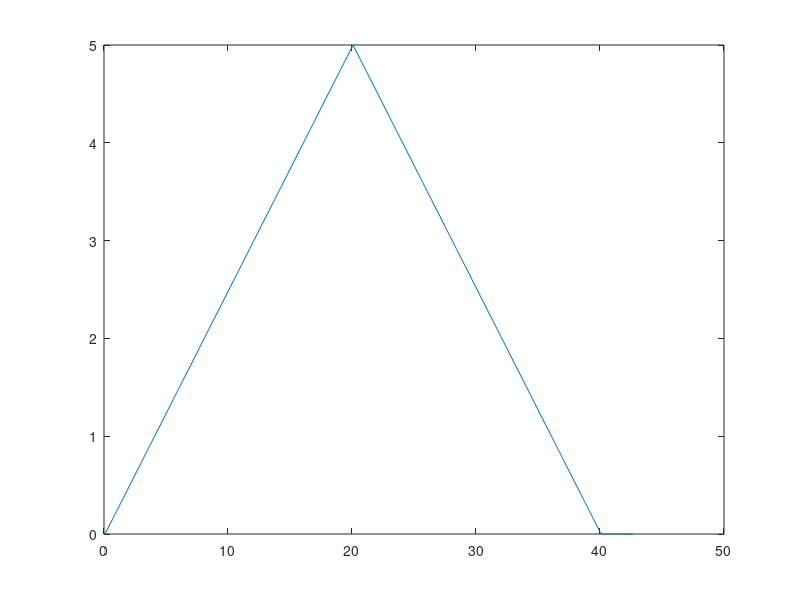
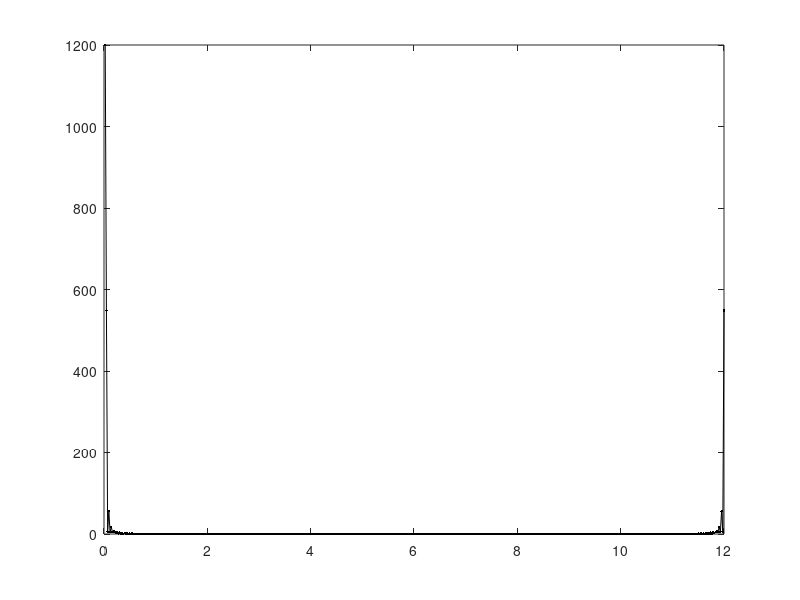

MATLAB code for these plots, in order: (Note: this script raises an error after producing the figures.)
clear all; close all;
%Teste de shift circular
A = [0:5 4:-1:0 0 0 0 0 0];
B = [0 0 0 0 0 0:5 4:-1:0];
Ak = fft(A);
Bk = fft(B);

n = 0;
for k=1:16,
n = n + Bk(k) == exp(1i*2*pi*5*k/16)*Ak(k);
end

n==0

%Sinal triangular
%Amplitude
A = 5;
%Largura
a = 20;
%Numero de amostras
N = 512;
%Frequencia de amostragem em Hz
fs = 12;

u = zeros(1,N);
for k = 0:N-1,
    t = k/fs;
    u(k+1) = 2*max(0,min(A*t/2/a,A-A*t/2/a));
end;
%Sinal shiftado
plot([1:N]/fs,u);
f = [1:N]*fs/N;
%FFT do sinal shiftado (como voltar ao original?)
figure; plot(f,abs(fft(u)),'k.-');
%FT do sinal sem shift
hold; plot(f,abs(X(5,20,f)),'r.-');